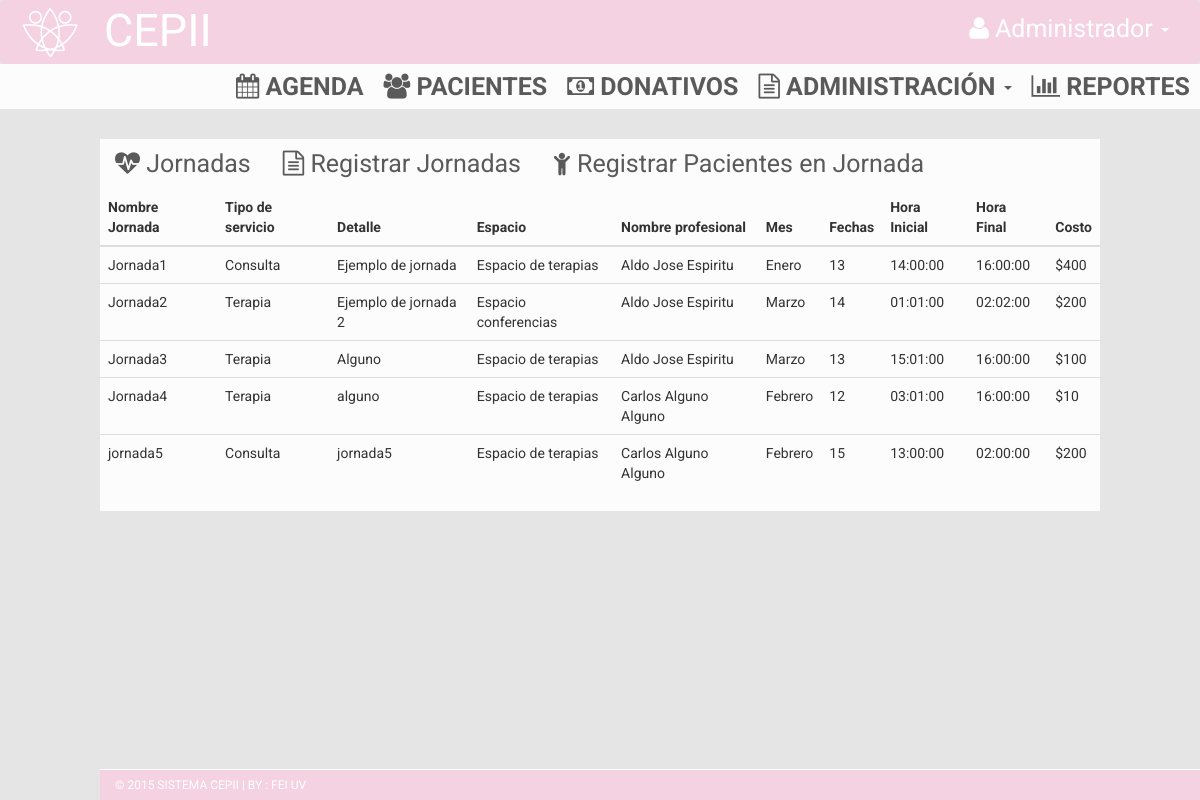
Screenshot of /index.php/jornadas with the database file from the repository.
### tables this page shows
CREATE TABLE IF NOT EXISTS `jornada` (
`idJornada` int(11) NOT NULL,
  `nombreJornada` varchar(30) NOT NULL,
  `tipo_servicio` varchar(45) NOT NULL,
  `detalle` varchar(45) NOT NULL,
  `espacio_idEspacio` int(11) NOT NULL,
  `idProfesional` varchar(45) NOT NULL,
  `año` int(11) NOT NULL,
  `mes` varchar(30) NOT NULL,
  `fechas` varchar(45) NOT NULL,
  `hora_inicio` time NOT NULL,
  `hora_fin` time NOT NULL,
  `costo` int(11) NOT NULL
);

CREATE TABLE IF NOT EXISTS `espacio` (
`idEspacio` int(11) NOT NULL,
  `Nombre` varchar(20) NOT NULL,
  `Capacidad` int(11) NOT NULL,
  `Tipo` tinyint(1) NOT NULL COMMENT '1 si es espacio interno--0 si es externo'
);

CREATE TABLE IF NOT EXISTS `profesional` (
`idProfesional` int(11) NOT NULL,
  `nombrePro` varchar(45) DEFAULT NULL,
  `apaPro` varchar(45) DEFAULT NULL,
  `amaPro` varchar(45) DEFAULT NULL,
  `celPro` varchar(45) DEFAULT NULL,
  `correoPro` varchar(45) DEFAULT NULL,
  `ramaMedica` varchar(45) DEFAULT NULL,
  `usuario` varchar(45) DEFAULT NULL,
  `contraseña` varchar(45) DEFAULT NULL
);

### application/controllers/jornadas.php (called while the page is built, shortened)
<?php
class Jornadas extends CI_Controller {
	public function __construct(){
    	$this->load->helper(array('url', 'form'));
  		$this->load->model('jornadas_model');
  		$this->load->database('default');
	}
	public function index(){
		$data['query'] = $this->jornadas_model->verTodos();
		$this->load->view('admin/view_jornadas',$data);
	}
}

### index.php (called while the page is built, shortened)
<?php
require_once BASEPATH.'core/CodeIgniter.php';

### application/models/jornadas_model.php (called while the page is built, shortened)
<?php if ( ! defined('BASEPATH')) exit('No direct script access allowed');
class Jornadas_model extends CI_Model{
  public function verTodos(){
    $this->db->select('jornada.idJornada, jornada.nombreJornada, jornada.tipo_servicio, jornada.detalle, jornada.espacio_idEspacio, jornada.idProfesional,
                      jornada.año, jornada.mes, jornada.fechas, jornada.hora_inicio, jornada.hora_fin, jornada.costo,
                      espacio.idEspacio, espacio.Nombre, profesional.idProfesional, profesional.nombrePro, profesional.apaPro, profesional.amaPro');
    $this->db->from('jornada');
    $this->db->join('espacio', 'espacio.idEspacio = jornada.espacio_idEspacio');
    $this->db->join('profesional', 'profesional.idProfesional = jornada.idProfesional');
    $query = $this->db->get();
    if ($query->num_rows() > 0){
      return $query->result();
    }else{
      return FALSE;
    }
  }
}

### application/views/admin/view_jornadas.php (the view, shortened to what this page needs)
    <!DOCTYPE html>
    <html xmlns="http://www.w3.org/1999/xhtml">
    <head>
        <link href="<?php echo base_url(); ?>assets/css/bootstrap.css" rel="stylesheet" />
        <link href="<?php echo base_url(); ?>assets/css/font-awesome.css" rel="stylesheet" />
        <link href="<?php echo base_url(); ?>assets/css/style.css" rel="stylesheet" />
        <link href="<?php echo base_url(); ?>css/jquery-ui.min.css" rel="stylesheet" />
        <link href="//cdnjs.cloudflare.com/ajax/libs/select2/4.0.1/css/select2.min.css" rel="stylesheet" />
        <link rel="stylesheet" type="text/css" href="http://ajax.googleapis.com/ajax/libs/jqueryui/1/themes/flick/jquery-ui.css">
        <link href="<?php echo base_url(); ?>assets/css/jquery.tagit.css" rel="stylesheet" type="text/css">
    </head>
    <body style="background-color:#e5e5e5;">
      <nav class="navbar navbar-default">
        <div class="container-fluid">
          <div class="navbar-header" style="margin:5px;">
            <img src="<?php echo base_url(); ?>assets/img/logo.png">
          </div>
          <div class="collapse navbar-collapse" id="bs-example-navbar-collapse-1">
              <ul class="nav navbar-nav" style="margin:5px;">
                <li><a style="color:#FFF; font-size:45px;"> CEPII</a></li>
              </ul>
              <ul class="nav navbar-nav navbar-right">
                <li class="dropdown">
                  <a href="#" class="dropdown-toggle" data-toggle="dropdown" role="button" aria-haspopup="true" aria-expanded="false">
                    <div style="color:#FFF;">
                        <i class="fa fa-user"></i>     Administrador
                        <span class="caret"></span>
                    </div>
                  </a>
                </li>
              </ul>
          </div>
        </div>
      </nav>
      <section class="menu-section">
        <div>
          <div class="row">
            <div class="col-md-12">
              <div class="navbar-collapse collapse ">
                <ul id="menu-top" class="nav navbar-nav navbar-right">
                  <li>
                    <a href="<?php echo base_url().'Agenda'; ?>">
                      <div>
                        <i class="fa fa-calendar"></i>     Agenda
                      </div>
                    </a>
                  </li>
                                                                                      <li>
                    <a href="<?php echo base_url().'Paciente'; ?>">
                      <div>
                        <i class="fa fa-users"></i>     Pacientes
                      </div>
                    </a>
                  </li>
                  <li>
                   <a href="<?php echo base_url().'Donativos'; ?>">
                      <div>
                        <i class="fa fa-money"></i>     Donativos
                      </div>
                    </a>
                  </li>
                  <li>
                  <li class="dropdown">
                    <a href="#" data-toggle="dropdown" role="button" aria-haspopup="true" aria-expanded="false">
                      <div>
                          <i class="fa fa-file-text-o"></i>     Administración
                          <span class="caret"></span>
                      </div>
                    </a>
                  </li>
                  <li>
                    <a href="">
                      <div>
                        <i class="fa fa-bar-chart"></i>     Reportes
                      </div>
                    </a>
                  </li>
                </ul>
              </div>
            </div>
          </div>
        </div>
      </section>
    <div class="content-wrapper" style="background-color: #e5e5e5; margin-top: 0px;">
        <br>
        <div id="Conferencias" class="tab">
          <ul  class="nav nav-pills">
            <li  data-toggle="tab">
              <a href="#2b" data-toggle="tab">
                <i class="fa fa-heartbeat"></i>     Jornadas
              </a>
            </li>
            <li data-toggle="tab" >
              <a href="#5b" data-toggle="tab">
                <i class="fa fa-file-text-o"></i>     Registrar Jornadas
              </a>
            </li>
            <li data-toggle="tab" >
              <a href="#8b" data-toggle="tab">
                <i class="fa fa-child"></i>     Registrar Pacientes en Jornada
              </a>
            </li>
          </ul>
          <div class="tab-content clearfix">
            <div class="tab-pane active" id="2b">
              <table class="table">
                <thead>
                  <tr>
                    <th>Nombre Jornada</th>
                    <th>Tipo de servicio</th>
                    <th>Detalle</th>
                    <th>Espacio</th>
                    <th>Nombre profesional</th>
                    <th>Mes</th>
                    <th>Fechas</th>
                    <th>Hora Inicial</th>
                    <th>Hora Final</th>
                    <th>Costo</th>
                  </tr>
                </thead>
                  <?php foreach ($query as $row): ?>
                    <tr>
                      <td><?php echo $row->nombreJornada; ?></td>
                      <td><?php echo $row->tipo_servicio; ?></td>
                      <td><?php echo $row->detalle; ?></td>
                      <td><?php echo $row->Nombre; ?></td>
                      <td><?php echo $row->nombrePro.' '.$row->apaPro.' '.$row->amaPro; ?></td>
                      <td><?php echo $row->mes; ?></td>
                      <td><?php echo $row->fechas; ?></td>
                      <td><?php echo $row->hora_inicio; ?></td>
                      <td><?php echo $row->hora_fin; ?></td>
                      <td><?php echo '$'.$row->costo; ?></td>
                    </tr>
                  <?php endforeach; ?>
              </table>
            </div>
      <footer style="width: 100%;border-top: 1px solid #fff;bottom: 0; position: fixed; padding: 0rem;">
        <div class="container">
              &copy; 2015 SISTEMA CEPII | BY : <a href="http://www.uv.mx/Fei/" target="_blank">FEI UV</a>
        </div>
      </footer>
    </body>
</html>

### assets/css/style.css (style rules this page uses)
body { font-family: 'Roboto', sans-serif; line-height: 30px; }
.content-wrapper { margin-top: 40px; padding-bottom: 60px; width: 100%; }
.menu-section { background-color: #FCFCFC; }
#menu-top a { color: #5B5A5A; text-decoration: none; font-weight: bold; padding: 10px 10px 10px 10px; font-size: 25px; text-transform: uppercase; }
.navbar { margin-bottom: 0px; }
footer { padding: 10px; color: #fff; font-size: 12px; background-color: #f4d2e1; }
footer a, footer a:hover { color: #fff; text-decoration: none; }

### rows the page displays
jornada: nombreJornada "Jornada1", tipo_servicio "Consulta", detalle "Ejemplo de jornada", espacio.Nombre "Espacio de terapias", idProfesional.nombrePro "Aldo", idProfesional.apaPro "Jose", idProfesional.amaPro "Espiritu", mes "Enero", fechas "13", hora_inicio "14:00:00", hora_fin "16:00:00", costo "400"
jornada: nombreJornada "Jornada2", tipo_servicio "Terapia", detalle "Ejemplo de jornada 2", espacio.Nombre "Espacio conferencias", idProfesional.nombrePro "Aldo", idProfesional.apaPro "Jose", idProfesional.amaPro "Espiritu", mes "Marzo", fechas "14", hora_inicio "01:01:00", hora_fin "02:02:00", costo "200"
jornada: nombreJornada "Jornada3", tipo_servicio "Terapia", detalle "Alguno", espacio.Nombre "Espacio de terapias", idProfesional.nombrePro "Aldo", idProfesional.apaPro "Jose", idProfesional.amaPro "Espiritu", mes "Marzo", fechas "13", hora_inicio "15:01:00", hora_fin "16:00:00", costo "100"
jornada: nombreJornada "Jornada4", tipo_servicio "Terapia", detalle "alguno", espacio.Nombre "Espacio de terapias", idProfesional.nombrePro "Carlos", idProfesional.apaPro "Alguno", idProfesional.amaPro "Alguno", mes "Febrero", fechas "12", hora_inicio "03:01:00", hora_fin "16:00:00", costo "10"
jornada: nombreJornada "jornada5", tipo_servicio "Consulta", detalle "jornada5", espacio.Nombre "Espacio de terapias", idProfesional.nombrePro "Carlos", idProfesional.apaPro "Alguno", idProfesional.amaPro "Alguno", mes "Febrero", fechas "15", hora_inicio "13:00:00", hora_fin "02:00:00", costo "200"
